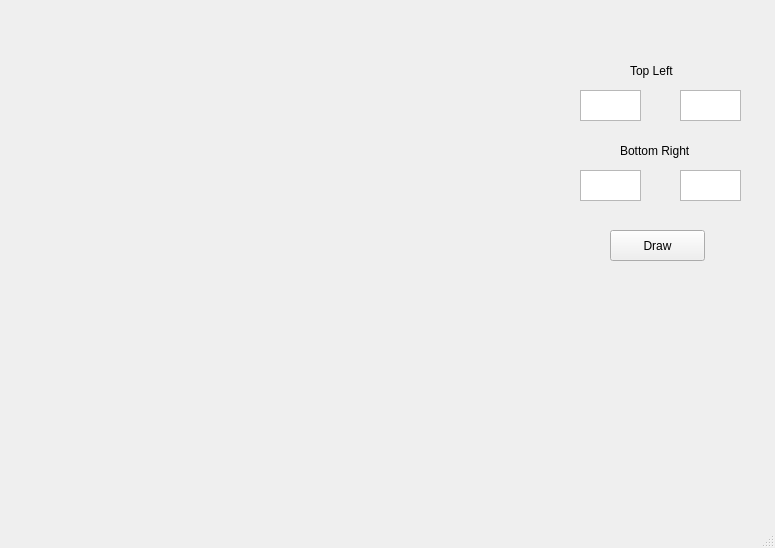
<?xml version="1.0" encoding="UTF-8"?>
<ui version="4.0">
 <class>MainWindow</class>
 <widget class="QMainWindow" name="MainWindow">
  <property name="geometry">
   <rect>
    <x>0</x>
    <y>0</y>
    <width>775</width>
    <height>548</height>
   </rect>
  </property>
  <property name="windowTitle">
   <string>MainWindow</string>
  </property>
  <widget class="QWidget" name="centralWidget">
   <widget class="QLabel" name="window">
    <property name="geometry">
     <rect>
      <x>20</x>
      <y>20</y>
      <width>500</width>
      <height>500</height>
     </rect>
    </property>
    <property name="text">
     <string/>
    </property>
   </widget>
   <widget class="QTextEdit" name="x1">
    <property name="geometry">
     <rect>
      <x>580</x>
      <y>90</y>
      <width>61</width>
      <height>31</height>
     </rect>
    </property>
   </widget>
   <widget class="QTextEdit" name="y1">
    <property name="geometry">
     <rect>
      <x>680</x>
      <y>90</y>
      <width>61</width>
      <height>31</height>
     </rect>
    </property>
   </widget>
   <widget class="QTextEdit" name="y2">
    <property name="geometry">
     <rect>
      <x>680</x>
      <y>170</y>
      <width>61</width>
      <height>31</height>
     </rect>
    </property>
   </widget>
   <widget class="QTextEdit" name="x2">
    <property name="geometry">
     <rect>
      <x>580</x>
      <y>170</y>
      <width>61</width>
      <height>31</height>
     </rect>
    </property>
   </widget>
   <widget class="QLabel" name="label">
    <property name="geometry">
     <rect>
      <x>630</x>
      <y>60</y>
      <width>67</width>
      <height>21</height>
     </rect>
    </property>
    <property name="text">
     <string>Top Left</string>
    </property>
   </widget>
   <widget class="QLabel" name="label_2">
    <property name="geometry">
     <rect>
      <x>620</x>
      <y>140</y>
      <width>111</width>
      <height>21</height>
     </rect>
    </property>
    <property name="text">
     <string>Bottom Right</string>
    </property>
   </widget>
   <widget class="QPushButton" name="pushButton">
    <property name="geometry">
     <rect>
      <x>610</x>
      <y>230</y>
      <width>95</width>
      <height>31</height>
     </rect>
    </property>
    <property name="text">
     <string>Draw</string>
    </property>
   </widget>
  </widget>
  <widget class="QMenuBar" name="menuBar">
   <property name="geometry">
    <rect>
     <x>0</x>
     <y>0</y>
     <width>775</width>
     <height>27</height>
    </rect>
   </property>
  </widget>
  <widget class="QStatusBar" name="statusBar"/>
 </widget>
 <layoutdefault spacing="6" margin="11"/>
 <resources/>
 <connections/>
</ui>
